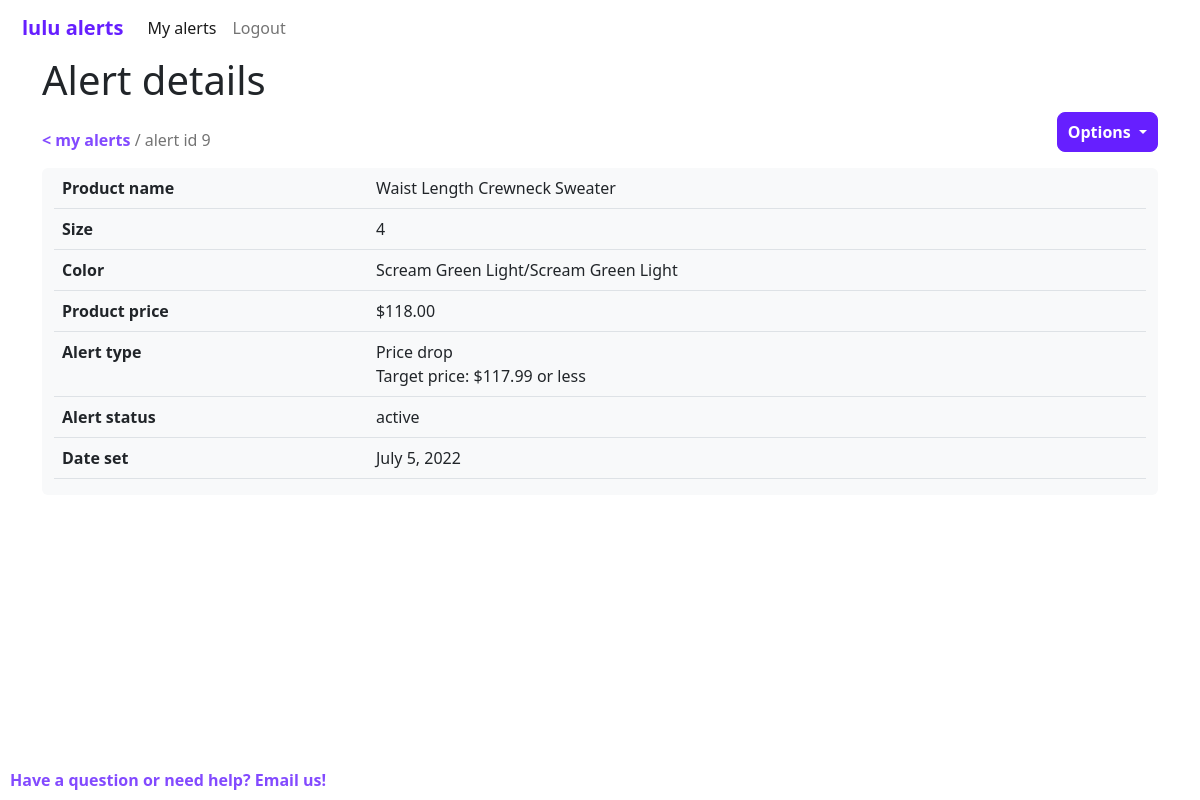
The app's page /myalerts/alert/9 (signed in), older data.
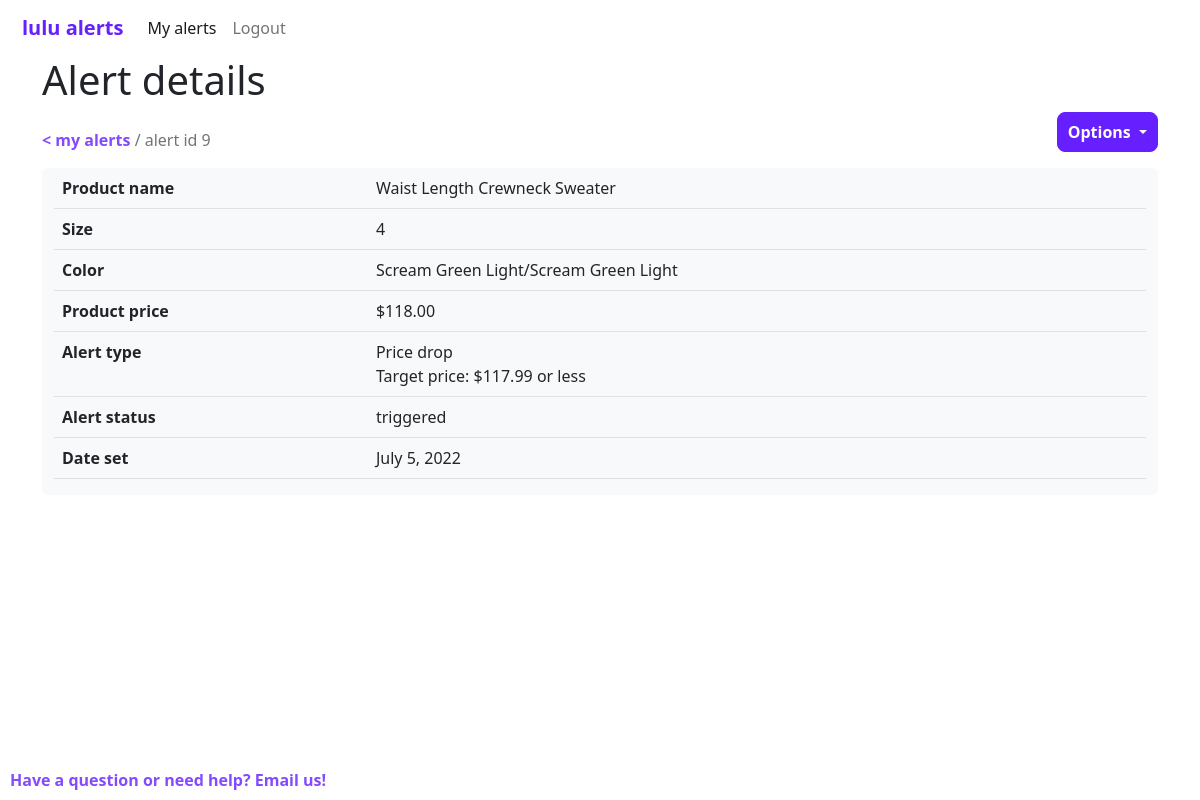
The same page, newer data.
### lulu_alerts/models.py (models this page shows, shortened)
class Alerts(models.Model):
    product = models.ForeignKey(Products, on_delete=models.CASCADE)
    user = models.ForeignKey(settings.AUTH_USER_MODEL, on_delete=models.CASCADE) # or should this be on User ? as above?
    alert_type = models.CharField(max_length=20)
    status = models.ForeignKey(Alert_Status, on_delete=models.CASCADE)
    target_price = models.DecimalField(blank=True,decimal_places=2,max_digits=5)
    date_set = models.DateField()
    alert_method = models.CharField(max_length=20, default="email")

class Alert_Status(models.Model):
    status = models.CharField(max_length=64)

class Products(models.Model):
    name = models.CharField(max_length=200)
    size = models.CharField(max_length=64)
    color = models.CharField(max_length=64)
    price = models.DecimalField(blank=True,decimal_places=2,max_digits=5)
    currency = models.CharField(max_length=6)
    url = models.URLField(max_length=200)
    in_stock = models.BooleanField(default=True) # added this new....

### lulu_alerts/views.py (the view)
# urls.py: path("myalerts/alert/<str:id>", views.view_alert, name="viewalert"),
@login_required(login_url='lulu_alerts:login')
def view_alert(request,id):
    if request.method == "POST":
        a = Alerts.objects.get(id=id)
        Products.objects.get(id=a.product.id).delete()
        a.delete()
        return HttpResponseRedirect(reverse("lulu_alerts:myalerts"))
    if user_alert_id_permission(request,id):
        alert = Alerts.objects.get(id=id)
        return render(request, "lulu_alerts/viewalert.html",
        {"id":id,
        "alert":alert})
    else:
        return redirect("lulu_alerts:myalerts")

### lulu_alerts/views.py (called while the page is built)
def user_alert_id_permission(request,id):
    try:
        alert = Alerts.objects.get(id=id)
        if alert.user == request.user:
            return True
    except:
        Exception

### lulu_alerts/templates/lulu_alerts/viewalert.html (shortened to what this page needs)
{% extends "lulu_alerts/layout_loggedin.html" %}
{% block nav_item_myalerts %} active {% endblock nav_item_myalerts %}
{% block body %}
<div class="container">
<h1>Alert details</h1>
<container>
    <div class="row" style="position:relative;">
        <div class="col">
            <span style="position: absolute;bottom: 0; left: 1;">
            <a href="{% url 'lulu_alerts:myalerts' %}" class="link"> < my alerts</a><span style="color: rgba(0, 0, 0, 0.55);"> / alert id {{alert.id}}</span></span>
        </div>
        <div class="col justify-content-end">
            <div class="dropdown d-flex justify-content-end">
                <button id="btnGroupDrop1" type="button" class="btn btn-primary dropdown-toggle" data-bs-toggle="dropdown" aria-expanded="false">
                        Options
                </button>
            </div>
        </div>
    </div>
</container>
<div class="container my-3 bg-light rounded">
    <div class="row">
        <div class="col">
            <table class="table">
                <tr>
                    <th>Product name</th>
                    <td>{{ alert.product.name }} </td>
                </tr>
                <tr>
                    <th>Size </th>
                    <td>{{alert.product.size}}</td>
                </tr>
                <tr>
                    <th> Color </th>
                    <td> {{ alert.product.color }}</td>
                </tr>
                <tr>
                    <th> Product price </th>
                    <td> ${{alert.product.price }}</td>
                </tr>
                <tr>
                    <th>Alert type</th>
                    {% if alert.alert_type == 'price_drop' %}
                    <td> Price drop
                    <br> Target price: ${{alert.target_price}} or less
                    </td>
                    {% else %}
                    <td> Back in stock </td>
                    {% endif %}
                </tr>
                <tr>
                    <th> Alert status </th>
                    <td>{{alert.status.status}}</td>
                </tr>
                <tr>
                    <th> Date set </th>
                    <td> {{alert.date_set}}</td>
                </tr>
            </table>
        </div>
    </div>
    </div>
</div>
{% endblock %}

Row changes from the older to the newer data that the page shows:
changed Alerts "Waist Length Crewneck Sweater": status.status "active" → "triggered"
